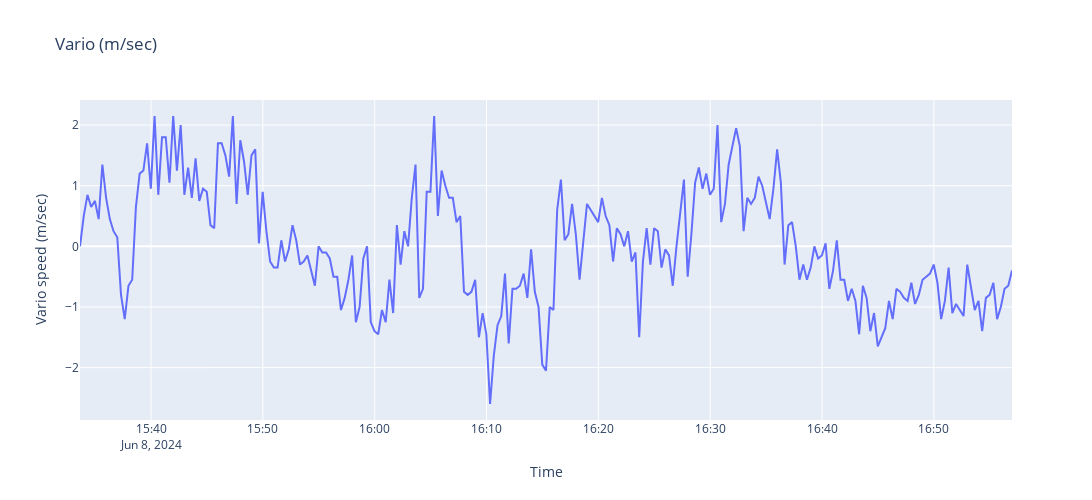

The code cell stored with this chart in its notebook:
### Code cell
fig4 = px.line(gdf.dropna(subset=['vario_speed']), x="datetime", y="vario_speed", title='Vario (m/sec)', width=WIDTH, height=HEIGHT).update_layout(
    xaxis_title="Time", yaxis_title="Vario speed (m/sec)"
)
fig4.show()

### Figure 1 — Plotly figure (JSON) as saved in the notebook; plotly's stock layout.template omitted (floating-point values rounded to 4 significant figures; data arrays with more than 128 entries replaced by an {"elided": "..."} marker saying what was removed)
{"data": [{"hovertemplate": "datetime=%{x}<br>vario_speed=%{y}<extra></extra>", "legendgroup": "", "line": {"color": "#636efa", "dash": "solid"}, "marker": {"symbol": "circle"}, "mode": "lines", "name": "", "orientation": "v", "showlegend": false, "type": "scatter", "x": {"elided": "251 str values"}, "xaxis": "x", "y": {"elided": "251 float values"}, "yaxis": "y"}], "layout": {"height": 500, "legend": {"tracegroupgap": 0}, "title": {"text": "Vario (m/sec)"}, "width": 1100, "xaxis": {"anchor": "y", "autorange": true, "domain": [0, 1], "range": ["2024-06-08 15:33:39", "2024-06-08 16:56:59"], "title": {"text": "Time"}, "type": "date"}, "yaxis": {"anchor": "x", "autorange": true, "domain": [0, 1], "range": [-2.864, 2.414], "title": {"text": "Vario speed (m/sec)"}, "type": "linear"}}}
